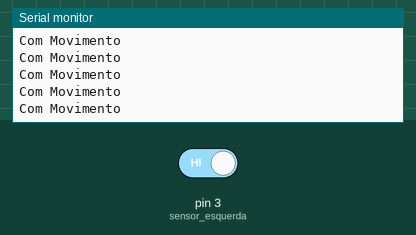
Simulated run of this sketch. Board: Arduino Uno, built with avr-gcc and run on an emulated ATmega328P. On the bench: the last lines printed to the serial monitor. Inputs (shaded band) come from the test bench; at power-on: pin 3 (sensor_esquerda) HIGH.

Above: at 1.2 s.
1.3 s: pin 3 (sensor_esquerda) driven LOW
At 2.0 s:
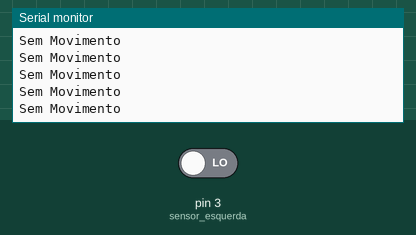
3.2 s: pin 3 (sensor_esquerda) driven HIGH
At 4.0 s:
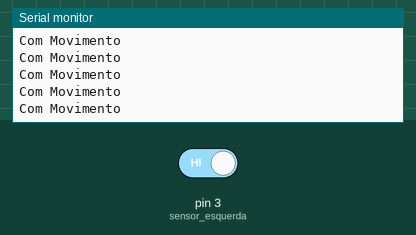
6.2 s: pin 3 (sensor_esquerda) driven LOW
At 7.2 s:
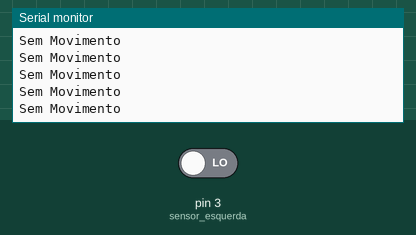
9.2 s: pin 3 (sensor_esquerda) driven HIGH
At 10.1 s:
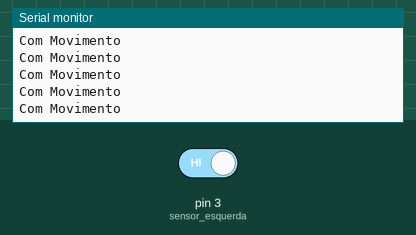
12.2 s: pin 3 (sensor_esquerda) driven LOW
At 13.0 s:
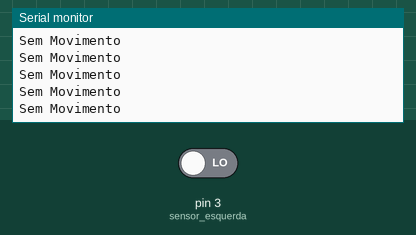

Measured:
- after the input at 1.3 s, the serial monitor: prints a new line after 0.07 s (image 1)

The sketch:

sensorEsquerdo_angelo.ino
```cpp
#define sensor_esquerda 3

void setup() {
  Serial.begin(9600);
  pinMode(sensor_esquerda, INPUT);
}

void loop(){
  int valor = digitalRead(sensor_esquerda);
  if(valor == 0){
    Serial.println("Sem Movimento");
  }
  if(valor == 1){
    Serial.println("Com Movimento");
  }
}
```
